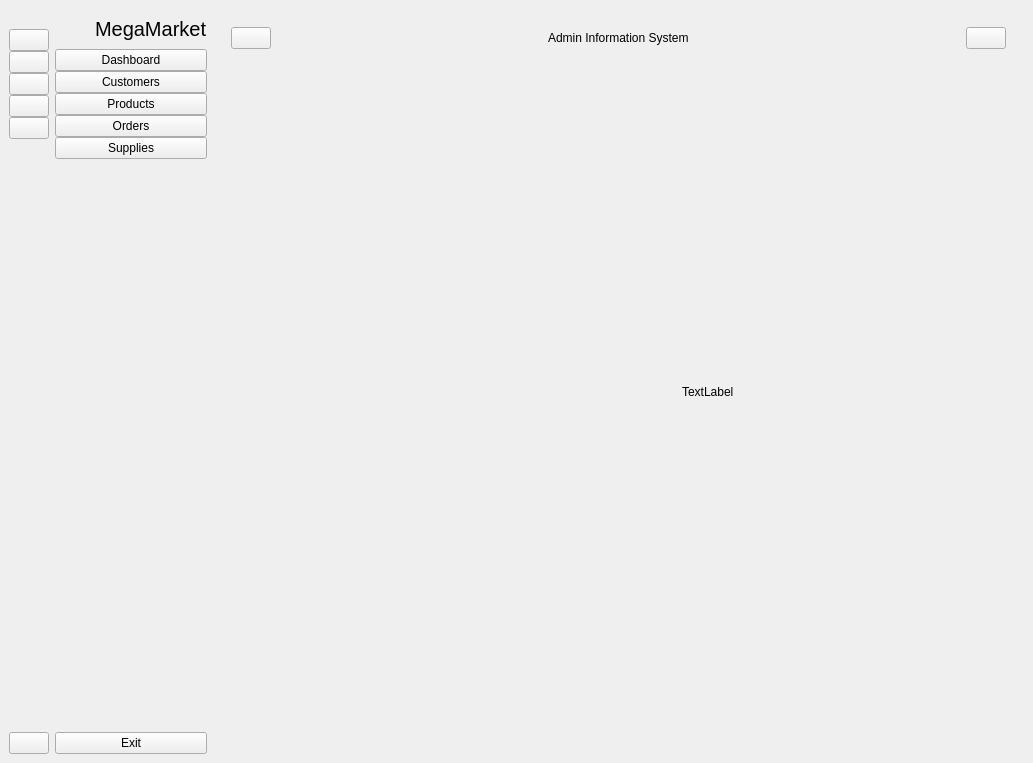
<?xml version="1.0" encoding="UTF-8"?>
<ui version="4.0">
 <class>MainWindow</class>
 <widget class="QMainWindow" name="MainWindow">
  <property name="enabled">
   <bool>true</bool>
  </property>
  <property name="geometry">
   <rect>
    <x>0</x>
    <y>0</y>
    <width>1033</width>
    <height>763</height>
   </rect>
  </property>
  <property name="windowTitle">
   <string>MainWindow</string>
  </property>
  <property name="animated">
   <bool>true</bool>
  </property>
  <widget class="QWidget" name="centralwidget">
   <layout class="QGridLayout" name="gridLayout">
    <item row="0" column="1">
     <widget class="QWidget" name="full_menu_widget" native="true">
      <layout class="QVBoxLayout" name="verticalLayout_3">
       <property name="spacing">
        <number>0</number>
       </property>
       <property name="leftMargin">
        <number>0</number>
       </property>
       <property name="topMargin">
        <number>0</number>
       </property>
       <property name="rightMargin">
        <number>0</number>
       </property>
       <property name="bottomMargin">
        <number>0</number>
       </property>
       <item>
        <layout class="QHBoxLayout" name="horizontalLayout_2">
         <item>
          <widget class="QLabel" name="logo_label_2">
           <property name="minimumSize">
            <size>
             <width>40</width>
             <height>40</height>
            </size>
           </property>
           <property name="maximumSize">
            <size>
             <width>40</width>
             <height>40</height>
            </size>
           </property>
           <property name="text">
            <string/>
           </property>
           <property name="pixmap">
            <pixmap resource="resource.qrc">:/icons/icons/shopping-basket-xxl.png</pixmap>
           </property>
           <property name="scaledContents">
            <bool>true</bool>
           </property>
          </widget>
         </item>
         <item>
          <widget class="QLabel" name="logo_label_3">
           <property name="font">
            <font>
             <pointsize>15</pointsize>
            </font>
           </property>
           <property name="text">
            <string>MegaMarket</string>
           </property>
          </widget>
         </item>
        </layout>
       </item>
       <item>
        <layout class="QVBoxLayout" name="verticalLayout_2">
         <property name="spacing">
          <number>0</number>
         </property>
         <item>
          <widget class="QPushButton" name="dashboard_btn2">
           <property name="text">
            <string>Dashboard</string>
           </property>
           <property name="icon">
            <iconset resource="resource.qrc">
             <normaloff>:/icons/icons/dashboard-5-xxl.png</normaloff>:/icons/icons/dashboard-5-xxl.png</iconset>
           </property>
           <property name="iconSize">
            <size>
             <width>14</width>
             <height>14</height>
            </size>
           </property>
           <property name="checkable">
            <bool>true</bool>
           </property>
           <property name="autoExclusive">
            <bool>true</bool>
           </property>
          </widget>
         </item>
         <item>
          <widget class="QPushButton" name="customers_btn2">
           <property name="text">
            <string>Customers</string>
           </property>
           <property name="icon">
            <iconset resource="resource.qrc">
             <normaloff>:/icons/icons/conference-xl.png</normaloff>:/icons/icons/conference-xl.png</iconset>
           </property>
           <property name="iconSize">
            <size>
             <width>14</width>
             <height>14</height>
            </size>
           </property>
           <property name="checkable">
            <bool>true</bool>
           </property>
           <property name="autoExclusive">
            <bool>true</bool>
           </property>
          </widget>
         </item>
         <item>
          <widget class="QPushButton" name="products_btn2">
           <property name="text">
            <string>Products</string>
           </property>
           <property name="icon">
            <iconset resource="resource.qrc">
             <normaloff>:/icons/icons/product-xl.png</normaloff>:/icons/icons/product-xl.png</iconset>
           </property>
           <property name="iconSize">
            <size>
             <width>14</width>
             <height>14</height>
            </size>
           </property>
           <property name="checkable">
            <bool>true</bool>
           </property>
           <property name="autoExclusive">
            <bool>true</bool>
           </property>
          </widget>
         </item>
         <item>
          <widget class="QPushButton" name="orders_btn2">
           <property name="text">
            <string>Orders</string>
           </property>
           <property name="icon">
            <iconset resource="resource.qrc">
             <normaloff>:/icons/icons/notepad-xl.png</normaloff>:/icons/icons/notepad-xl.png</iconset>
           </property>
           <property name="iconSize">
            <size>
             <width>14</width>
             <height>14</height>
            </size>
           </property>
           <property name="checkable">
            <bool>true</bool>
           </property>
           <property name="autoExclusive">
            <bool>true</bool>
           </property>
          </widget>
         </item>
         <item>
          <widget class="QPushButton" name="supplies_btn_2">
           <property name="text">
            <string>Supplies</string>
           </property>
           <property name="icon">
            <iconset resource="resource.qrc">
             <normaloff>:/icons/icons/truck-xxl.png</normaloff>:/icons/icons/truck-xxl.png</iconset>
           </property>
           <property name="iconSize">
            <size>
             <width>14</width>
             <height>14</height>
            </size>
           </property>
           <property name="checkable">
            <bool>true</bool>
           </property>
           <property name="autoExclusive">
            <bool>true</bool>
           </property>
          </widget>
         </item>
        </layout>
       </item>
       <item>
        <spacer name="verticalSpacer_2">
         <property name="orientation">
          <enum>Qt::Vertical</enum>
         </property>
         <property name="sizeHint" stdset="0">
          <size>
           <width>20</width>
           <height>526</height>
          </size>
         </property>
        </spacer>
       </item>
       <item>
        <widget class="QPushButton" name="pushButton_12">
         <property name="text">
          <string>Exit</string>
         </property>
         <property name="icon">
          <iconset resource="resource.qrc">
           <normaloff>:/icons/icons/close-window-xl.png</normaloff>:/icons/icons/close-window-xl.png</iconset>
         </property>
         <property name="iconSize">
          <size>
           <width>14</width>
           <height>14</height>
          </size>
         </property>
        </widget>
       </item>
      </layout>
     </widget>
    </item>
    <item row="0" column="2">
     <widget class="QWidget" name="widget_3" native="true">
      <layout class="QVBoxLayout" name="verticalLayout_5">
       <item>
        <widget class="QWidget" name="widget_4" native="true">
         <property name="minimumSize">
          <size>
           <width>0</width>
           <height>40</height>
          </size>
         </property>
         <layout class="QHBoxLayout" name="horizontalLayout">
          <item>
           <widget class="QPushButton" name="change_btn">
            <property name="text">
             <string/>
            </property>
            <property name="icon">
             <iconset resource="resource.qrc">
              <normaloff>:/icons/icons/menu-4-xl.png</normaloff>:/icons/icons/menu-4-xl.png</iconset>
            </property>
            <property name="iconSize">
             <size>
              <width>14</width>
              <height>14</height>
             </size>
            </property>
            <property name="checkable">
             <bool>true</bool>
            </property>
            <property name="autoRepeat">
             <bool>false</bool>
            </property>
            <property name="autoExclusive">
             <bool>false</bool>
            </property>
           </widget>
          </item>
          <item>
           <spacer name="horizontalSpacer">
            <property name="orientation">
             <enum>Qt::Horizontal</enum>
            </property>
            <property name="sizeHint" stdset="0">
             <size>
              <width>182</width>
              <height>20</height>
             </size>
            </property>
           </spacer>
          </item>
          <item>
           <widget class="QLabel" name="label_4">
            <property name="text">
             <string>Admin Information System</string>
            </property>
           </widget>
          </item>
          <item>
           <spacer name="horizontalSpacer_2">
            <property name="orientation">
             <enum>Qt::Horizontal</enum>
            </property>
            <property name="sizeHint" stdset="0">
             <size>
              <width>183</width>
              <height>20</height>
             </size>
            </property>
           </spacer>
          </item>
          <item>
           <widget class="QPushButton" name="user_btn">
            <property name="text">
             <string/>
            </property>
            <property name="icon">
             <iconset resource="resource.qrc">
              <normaloff>:/icons/icons/contacts-xl.png</normaloff>:/icons/icons/contacts-xl.png</iconset>
            </property>
            <property name="iconSize">
             <size>
              <width>14</width>
              <height>14</height>
             </size>
            </property>
           </widget>
          </item>
         </layout>
        </widget>
       </item>
       <item>
        <widget class="QStackedWidget" name="stackedWidget">
         <property name="currentIndex">
          <number>4</number>
         </property>
         <widget class="QWidget" name="page">
          <layout class="QGridLayout" name="gridLayout_2">
           <item row="0" column="0">
            <widget class="QLabel" name="label_5">
             <property name="font">
              <font>
               <pointsize>30</pointsize>
              </font>
             </property>
             <property name="text">
              <string>DashBoard</string>
             </property>
             <property name="scaledContents">
              <bool>false</bool>
             </property>
            </widget>
           </item>
          </layout>
         </widget>
         <widget class="QWidget" name="page_2">
          <layout class="QGridLayout" name="gridLayout_3">
           <item row="0" column="0">
            <widget class="QLabel" name="label_6">
             <property name="font">
              <font>
               <pointsize>30</pointsize>
              </font>
             </property>
             <property name="text">
              <string>Customers Page</string>
             </property>
            </widget>
           </item>
          </layout>
         </widget>
         <widget class="QWidget" name="page_3">
          <layout class="QGridLayout" name="gridLayout_4">
           <item row="0" column="0">
            <widget class="QLabel" name="label_7">
             <property name="font">
              <font>
               <pointsize>30</pointsize>
              </font>
             </property>
             <property name="text">
              <string>Products Page</string>
             </property>
            </widget>
           </item>
          </layout>
         </widget>
         <widget class="QWidget" name="page_4">
          <layout class="QGridLayout" name="gridLayout_5">
           <item row="0" column="0">
            <widget class="QLabel" name="label_8">
             <property name="text">
              <string>Orders page</string>
             </property>
            </widget>
           </item>
          </layout>
         </widget>
         <widget class="QWidget" name="page_5">
          <widget class="QLabel" name="label_9">
           <property name="geometry">
            <rect>
             <x>460</x>
             <y>320</y>
             <width>55</width>
             <height>16</height>
            </rect>
           </property>
           <property name="text">
            <string>TextLabel</string>
           </property>
          </widget>
         </widget>
        </widget>
       </item>
      </layout>
     </widget>
    </item>
    <item row="0" column="0">
     <widget class="QWidget" name="icon_only_widget" native="true">
      <layout class="QVBoxLayout" name="verticalLayout_4">
       <property name="spacing">
        <number>0</number>
       </property>
       <property name="leftMargin">
        <number>0</number>
       </property>
       <property name="topMargin">
        <number>0</number>
       </property>
       <property name="rightMargin">
        <number>0</number>
       </property>
       <property name="bottomMargin">
        <number>0</number>
       </property>
       <item>
        <layout class="QVBoxLayout" name="verticalLayout">
         <property name="spacing">
          <number>0</number>
         </property>
         <item>
          <widget class="QLabel" name="logo_label_1">
           <property name="minimumSize">
            <size>
             <width>20</width>
             <height>20</height>
            </size>
           </property>
           <property name="text">
            <string/>
           </property>
           <property name="pixmap">
            <pixmap resource="resource.qrc">:/icons/icons/shopping-basket-xxl.png</pixmap>
           </property>
           <property name="scaledContents">
            <bool>true</bool>
           </property>
          </widget>
         </item>
         <item>
          <widget class="QPushButton" name="dashboard_btn">
           <property name="mouseTracking">
            <bool>true</bool>
           </property>
           <property name="text">
            <string/>
           </property>
           <property name="icon">
            <iconset resource="resource.qrc">
             <normaloff>:/icons/icons/dashboard-5-xxl.png</normaloff>:/icons/icons/dashboard-5-xxl.png</iconset>
           </property>
           <property name="checkable">
            <bool>true</bool>
           </property>
           <property name="autoExclusive">
            <bool>true</bool>
           </property>
          </widget>
         </item>
         <item>
          <widget class="QPushButton" name="customers_btn">
           <property name="mouseTracking">
            <bool>true</bool>
           </property>
           <property name="text">
            <string/>
           </property>
           <property name="icon">
            <iconset resource="resource.qrc">
             <normaloff>:/icons/icons/conference-xl.png</normaloff>:/icons/icons/conference-xl.png</iconset>
           </property>
           <property name="checkable">
            <bool>true</bool>
           </property>
           <property name="autoExclusive">
            <bool>true</bool>
           </property>
          </widget>
         </item>
         <item>
          <widget class="QPushButton" name="products_btn">
           <property name="mouseTracking">
            <bool>true</bool>
           </property>
           <property name="text">
            <string/>
           </property>
           <property name="icon">
            <iconset resource="resource.qrc">
             <normaloff>:/icons/icons/product-xl.png</normaloff>:/icons/icons/product-xl.png</iconset>
           </property>
           <property name="checkable">
            <bool>true</bool>
           </property>
           <property name="autoExclusive">
            <bool>true</bool>
           </property>
          </widget>
         </item>
         <item>
          <widget class="QPushButton" name="orders_btn">
           <property name="mouseTracking">
            <bool>true</bool>
           </property>
           <property name="text">
            <string/>
           </property>
           <property name="icon">
            <iconset resource="resource.qrc">
             <normaloff>:/icons/icons/notepad-xl.png</normaloff>:/icons/icons/notepad-xl.png</iconset>
           </property>
           <property name="checkable">
            <bool>true</bool>
           </property>
           <property name="autoExclusive">
            <bool>true</bool>
           </property>
          </widget>
         </item>
         <item>
          <widget class="QPushButton" name="supplies_btn">
           <property name="mouseTracking">
            <bool>true</bool>
           </property>
           <property name="text">
            <string/>
           </property>
           <property name="icon">
            <iconset resource="resource.qrc">
             <normaloff>:/icons/icons/truck-xxl.png</normaloff>:/icons/icons/truck-xxl.png</iconset>
           </property>
           <property name="checkable">
            <bool>true</bool>
           </property>
           <property name="autoExclusive">
            <bool>true</bool>
           </property>
          </widget>
         </item>
        </layout>
       </item>
       <item>
        <spacer name="verticalSpacer">
         <property name="orientation">
          <enum>Qt::Vertical</enum>
         </property>
         <property name="sizeHint" stdset="0">
          <size>
           <width>20</width>
           <height>322</height>
          </size>
         </property>
        </spacer>
       </item>
       <item>
        <widget class="QPushButton" name="pushButton_17">
         <property name="text">
          <string/>
         </property>
         <property name="icon">
          <iconset resource="resource.qrc">
           <normaloff>:/icons/icons/close-window-xl.png</normaloff>:/icons/icons/close-window-xl.png</iconset>
         </property>
        </widget>
       </item>
      </layout>
     </widget>
    </item>
   </layout>
  </widget>
 </widget>
 <resources>
  <include location="resource.qrc"/>
 </resources>
 <connections>
  <connection>
   <sender>change_btn</sender>
   <signal>toggled(bool)</signal>
   <receiver>full_menu_widget</receiver>
   <slot>setHidden(bool)</slot>
   <hints>
    <hint type="sourcelabel">
     <x>439</x>
     <y>55</y>
    </hint>
    <hint type="destinationlabel">
     <x>301</x>
     <y>443</y>
    </hint>
   </hints>
  </connection>
  <connection>
   <sender>change_btn</sender>
   <signal>toggled(bool)</signal>
   <receiver>icon_only_widget</receiver>
   <slot>setVisible(bool)</slot>
   <hints>
    <hint type="sourcelabel">
     <x>439</x>
     <y>55</y>
    </hint>
    <hint type="destinationlabel">
     <x>110</x>
     <y>423</y>
    </hint>
   </hints>
  </connection>
  <connection>
   <sender>dashboard_btn</sender>
   <signal>toggled(bool)</signal>
   <receiver>dashboard_btn2</receiver>
   <slot>setChecked(bool)</slot>
   <hints>
    <hint type="sourcelabel">
     <x>111</x>
     <y>248</y>
    </hint>
    <hint type="destinationlabel">
     <x>296</x>
     <y>73</y>
    </hint>
   </hints>
  </connection>
  <connection>
   <sender>customers_btn</sender>
   <signal>toggled(bool)</signal>
   <receiver>customers_btn2</receiver>
   <slot>setChecked(bool)</slot>
   <hints>
    <hint type="sourcelabel">
     <x>111</x>
     <y>272</y>
    </hint>
    <hint type="destinationlabel">
     <x>289</x>
     <y>96</y>
    </hint>
   </hints>
  </connection>
  <connection>
   <sender>products_btn</sender>
   <signal>toggled(bool)</signal>
   <receiver>products_btn2</receiver>
   <slot>setChecked(bool)</slot>
   <hints>
    <hint type="sourcelabel">
     <x>105</x>
     <y>306</y>
    </hint>
    <hint type="destinationlabel">
     <x>236</x>
     <y>120</y>
    </hint>
   </hints>
  </connection>
  <connection>
   <sender>orders_btn</sender>
   <signal>toggled(bool)</signal>
   <receiver>orders_btn2</receiver>
   <slot>setChecked(bool)</slot>
   <hints>
    <hint type="sourcelabel">
     <x>72</x>
     <y>333</y>
    </hint>
    <hint type="destinationlabel">
     <x>297</x>
     <y>143</y>
    </hint>
   </hints>
  </connection>
  <connection>
   <sender>supplies_btn</sender>
   <signal>toggled(bool)</signal>
   <receiver>supplies_btn_2</receiver>
   <slot>setChecked(bool)</slot>
   <hints>
    <hint type="sourcelabel">
     <x>46</x>
     <y>356</y>
    </hint>
    <hint type="destinationlabel">
     <x>236</x>
     <y>176</y>
    </hint>
   </hints>
  </connection>
  <connection>
   <sender>supplies_btn_2</sender>
   <signal>toggled(bool)</signal>
   <receiver>supplies_btn</receiver>
   <slot>setChecked(bool)</slot>
   <hints>
    <hint type="sourcelabel">
     <x>294</x>
     <y>189</y>
    </hint>
    <hint type="destinationlabel">
     <x>111</x>
     <y>378</y>
    </hint>
   </hints>
  </connection>
  <connection>
   <sender>orders_btn2</sender>
   <signal>toggled(bool)</signal>
   <receiver>orders_btn</receiver>
   <slot>setChecked(bool)</slot>
   <hints>
    <hint type="sourcelabel">
     <x>275</x>
     <y>160</y>
    </hint>
    <hint type="destinationlabel">
     <x>111</x>
     <y>344</y>
    </hint>
   </hints>
  </connection>
  <connection>
   <sender>products_btn2</sender>
   <signal>toggled(bool)</signal>
   <receiver>products_btn</receiver>
   <slot>setChecked(bool)</slot>
   <hints>
    <hint type="sourcelabel">
     <x>258</x>
     <y>124</y>
    </hint>
    <hint type="destinationlabel">
     <x>111</x>
     <y>317</y>
    </hint>
   </hints>
  </connection>
  <connection>
   <sender>customers_btn2</sender>
   <signal>toggled(bool)</signal>
   <receiver>customers_btn</receiver>
   <slot>setChecked(bool)</slot>
   <hints>
    <hint type="sourcelabel">
     <x>247</x>
     <y>105</y>
    </hint>
    <hint type="destinationlabel">
     <x>111</x>
     <y>286</y>
    </hint>
   </hints>
  </connection>
  <connection>
   <sender>dashboard_btn2</sender>
   <signal>toggled(bool)</signal>
   <receiver>dashboard_btn</receiver>
   <slot>setChecked(bool)</slot>
   <hints>
    <hint type="sourcelabel">
     <x>236</x>
     <y>72</y>
    </hint>
    <hint type="destinationlabel">
     <x>111</x>
     <y>257</y>
    </hint>
   </hints>
  </connection>
  <connection>
   <sender>pushButton_12</sender>
   <signal>clicked()</signal>
   <receiver>MainWindow</receiver>
   <slot>close()</slot>
   <hints>
    <hint type="sourcelabel">
     <x>259</x>
     <y>718</y>
    </hint>
    <hint type="destinationlabel">
     <x>322</x>
     <y>737</y>
    </hint>
   </hints>
  </connection>
 </connections>
</ui>
